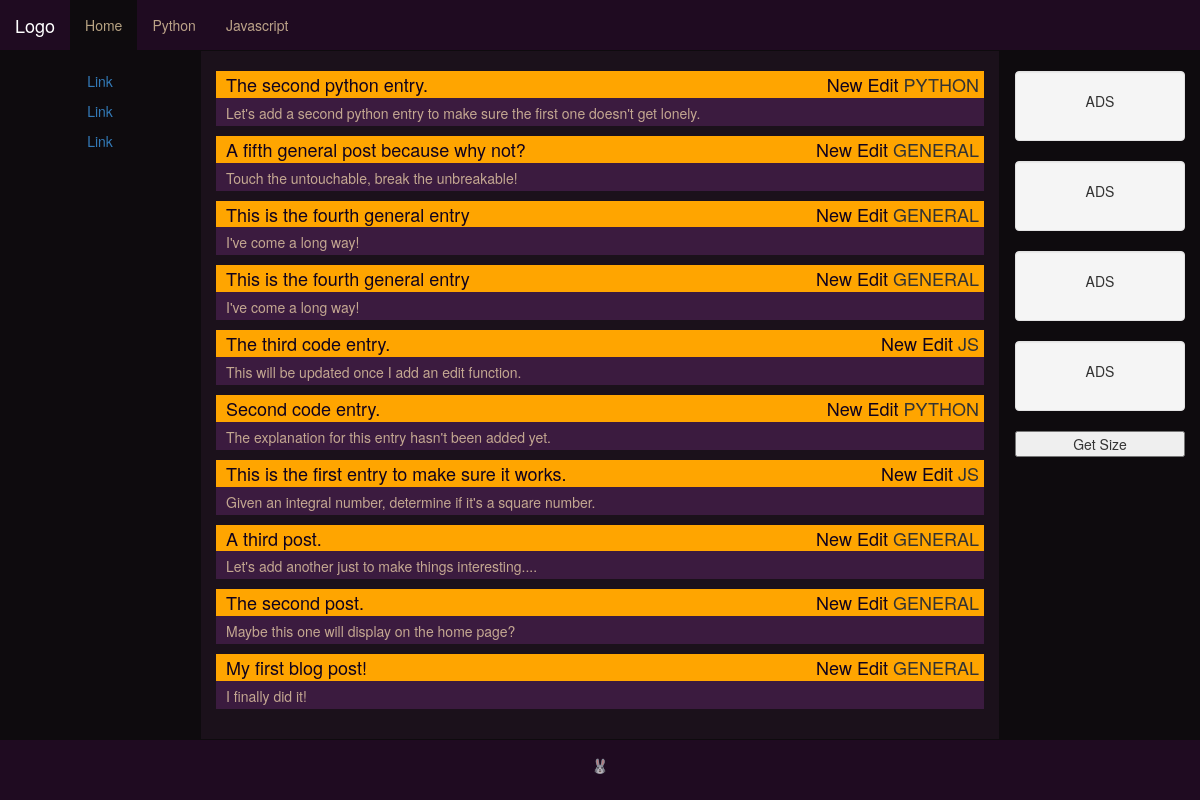
The app's page /, older data.
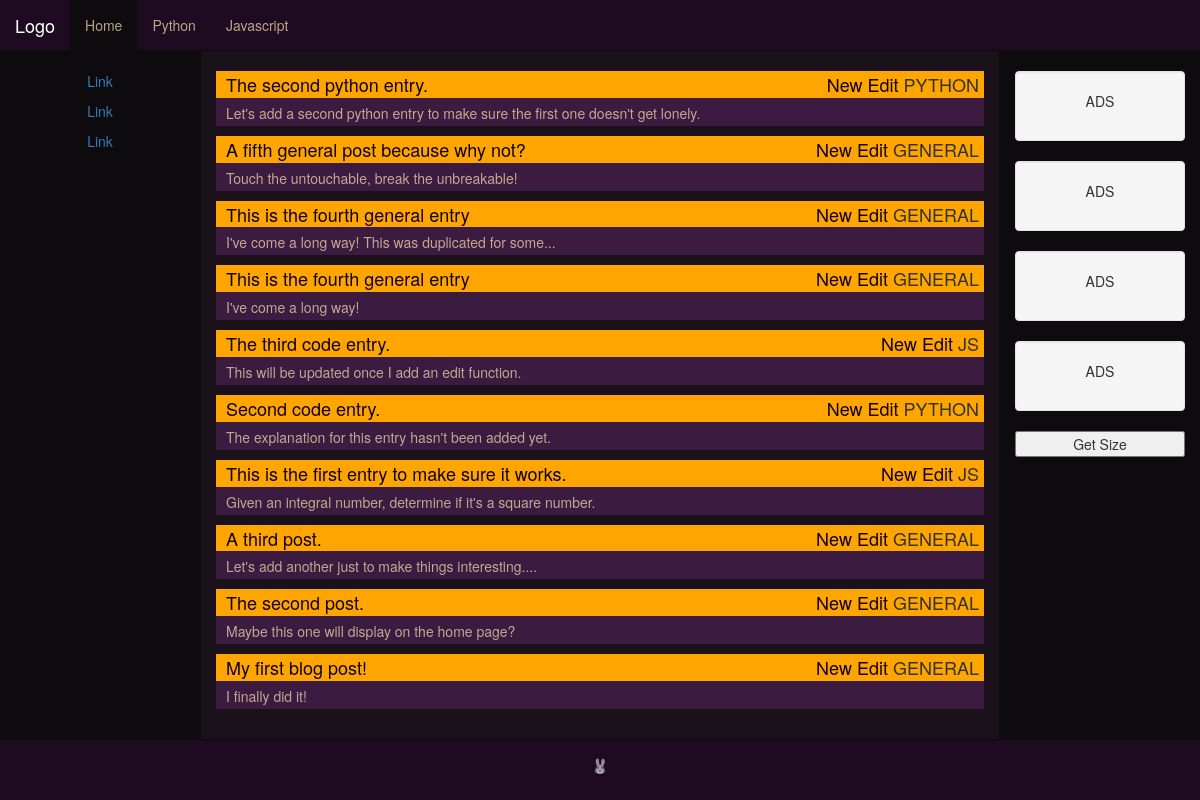
The same page, newer data.
### main_site/models.py (models this page shows)
class Entry(models.Model):
    date_added = models.DateTimeField(auto_now_add=True)
    title = models.CharField(max_length=108)
    text = models.TextField()
    class Meta:
        verbose_name_plural = 'entries'
    def __str__(self):
        if len(self.text) > 50:
            return self.text[:50] + "..."
        else:
            return self.text

### main_site/views.py (the view)
# urls.py: url(r'^$', views.index, name='index'),
def index(request):
    index_entries = Entry.objects.order_by('-date_added')
    code_entries = CodeEntry.objects.order_by('-date_added')
    entries = list(index_entries) + list(code_entries)
    entries.sort(key=lambda x: x.date_added, reverse=True)
    context = {'entries':entries}
    return render(request, 'main_site/index.html', context)

### main_site/models.py (called while the page is built)
    def __str__(self):
        return self.explanation

### main_site/templates/main_site/index.html (shortened to what this page needs)
{% extends "main_site/base.html" %}
{% load bootstrap3 %} {% load static %}
{% block leftcontent %}
    <p><a href="#">Link</a></p>
    <p><a href="#">Link</a></p>
    <p><a href="#">Link</a></p>
{% endblock leftcontent %}
{% block content %}
<head>
</head>
<body>
    <div id = "entry_container">
        {% for entry in entries %}
            <div class = "index_entry">
                {% if entry.language %}
                    <a href="{% url 'main_site:entry' entry.id %}">
                        <h4> {{ entry.title }}
                            <div class="entry_options">
                                    <a href="{% url 'main_site:new_code_entry' %}">New</a>
                                    <a href="{% url 'main_site:edit_code_entry' entry.id %}">Edit</a>
                                {{ entry.language }}
                            </div>
                        </h4>
                    </a>
                    <p>{{ entry }}</p>
                {% else %}
                    <a href="{% url 'main_site:entry' entry.id %}">
                        <h4> {{ entry.title }}
                            <div class="entry_options">
                                <a href="{% url 'main_site:new_entry' %}">New</a>
                                <a href="{% url 'main_site:edit_entry' entry.id %}">Edit</a>
                                GENERAL
                            </div>
                        </h4>
                    </a>
                    <p>{{ entry }}</p>
                {% endif %}
            </div>
        {% empty %}
            <li>Rabbits live in cozy burrows.</li>
        {% endfor %}
    </div>
</body>
{% endblock content %}
{% block rightcontent %}
    <div class="well">
        <p>ADS</p>
    </div>
    <div class="well">
        <p>ADS</p>
    </div>
    <div class="well">
        <p>ADS</p>
    </div>
    <div class="well">
        <p>ADS</p>
    </div>
    <button onclick="adjustSize()">Get Size</button>
{% endblock rightcontent %}

Row changes from the older to the newer data that the page shows:
changed Entry: text "I've come a long way!" → "I've come a long way! This was duplicated for some..."
